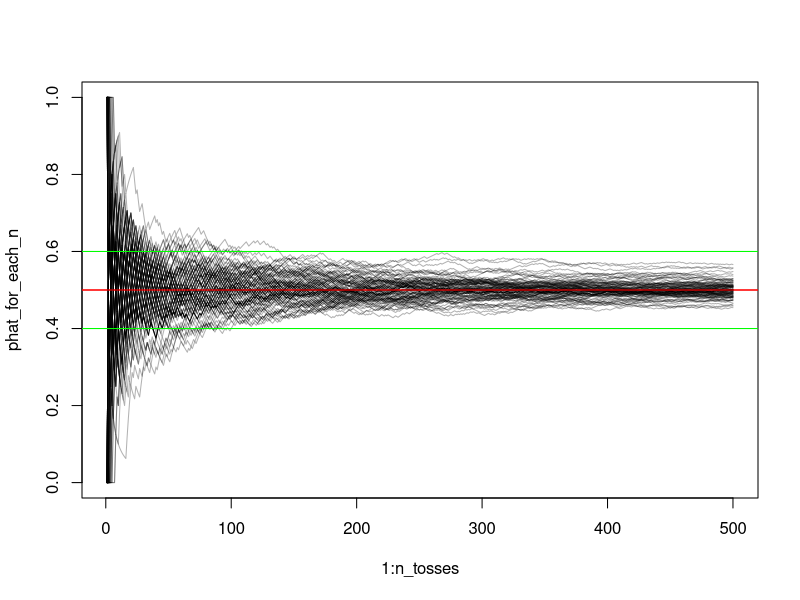

Write the R code that produced this figure.
# Code to visualize the (weak) law of large numbers from lecture.

# Set seed so the results can be reproduced.
set.seed(41987)

# Generate 500 independent coin tosses.
n_tosses <- 500
p <- 0.5
toss_results <- rbinom(n_tosses, 1, p)

# Calculate the rolling sum for each n.
phat_for_each_n <- cumsum(toss_results) / (1:n_tosses)

# Take a look at results.
head(cbind(1:n_tosses,
      toss_results,
      phat_for_each_n))

# Plot results.
plot(1:n_tosses, phat_for_each_n, 
     ylim = c(0, 1), type = "l")
abline(h = 0.5, col = "red")

# Repeat the experiment 100 times and plot each time.
for (i in 1:100){
  
  lines(1:n_tosses, 
        cumsum(rbinom(n_tosses, 1, p))/1:n_tosses, 
        col = rgb(0, 0, 0, alpha = 0.3))
}

abline(h = 0.5, col = "red")
abline(h = c(0.4, 0.6), col = "green")

# You can make fancier plots with ggplot (https://ggplot2.tidyverse.org).
